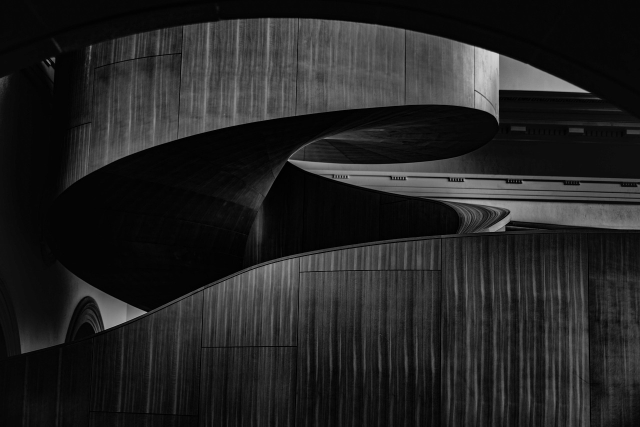
#> input picture _quellen/pixabay/hero-architektur-schwarz-weiss.jpg, 1280 x 854 px (shown at 1/2 size)
$ python bilder-konvertieren.py
#> lines starting #> are read from the running program, lines starting #| are printed output that depends on the picture
"""Wandelt die Pixabay-Originale aus _quellen/pixabay/ in WebP (480/960/1280 px) um,
färbt das JG-Logo einfarbig (schwarz/weiß) und erzeugt das OG-Bild (1200x630).

Werkzeug für die lokale Entwicklung, kein Teil der Website.
Aufruf im Projektordner:  python _quellen/bilder-konvertieren.py
Schreibt die Maße nach _quellen/bildmasse.json (für width/height im HTML).
"""
import json
from pathlib import Path

from PIL import Image, ImageOps

ROOT = Path(__file__).resolve().parent.parent
SRC = ROOT / "_quellen" / "pixabay"
OUT = ROOT / "assets" / "img"
WIDTHS = (480, 960, 1280)
QUALITY = 74
SCHWARZWEISS = {"hero-architektur-schwarz-weiss", "glasarchitektur-perspektive", "glasfassade-linien"}

OUT.mkdir(parents=True, exist_ok=True)
masse = {}

for src in sorted(SRC.glob("*.jpg")):
    with Image.open(src) as im:
#> im is the input picture: PIL image 1280x854 RGB; min 0, max 217, mean 35.3
        im = ImageOps.exif_transpose(im).convert("RGB")
        if src.stem in SCHWARZWEISS:
            im = ImageOps.grayscale(im).convert("RGB")
        masse[src.stem] = {}
        for w in sorted({min(w, im.width) for w in WIDTHS}):
            h = round(im.height * w / im.width)
            ziel = OUT / f"{src.stem}-{w}.webp"
            im.resize((w, h), Image.LANCZOS).save(ziel, "WEBP", quality=QUALITY, method=6)
            masse[src.stem][w] = [w, h]
            print(f"{ziel.name:50} {w}x{h}  {ziel.stat().st_size // 1024} KB")
#> this loop made 3 passes
#> pass 1, `im.resize((w, h), Image.LANCZOS).save(ziel, "WEBP", quality=QUALITY, m..`:
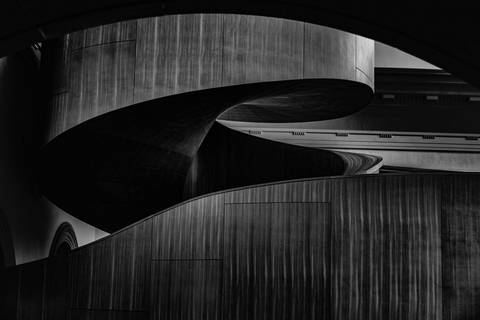
#> saved as hero-architektur-schwarz-weiss-480.webp: PIL image 480x320 RGB; min 0, max 217, mean 35.3
#> after the loop, masse = 1 item

# Referenzen: echte Screenshots der Kundenseiten (aus "JG marketing"), liegen in _quellen/referenzen/
#   Desktop: 16:10 (1280/640 px)   Handy: 4:5 vom oberen Seitenrand (780/480 px)
REF = ROOT / "assets" / "referenzen"
QUELLE_REF = ROOT / "_quellen" / "referenzen"
for name in ("lennerts", "monsieur", "pb-malwerk"):
    with Image.open(QUELLE_REF / f"{name}-desk.png") as im:
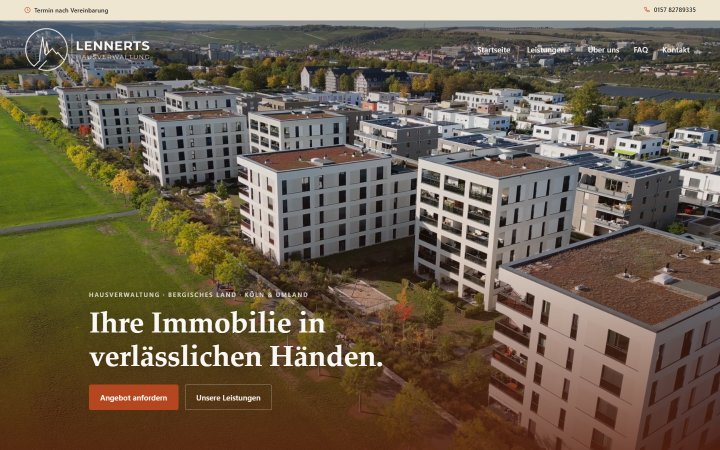
#> input picture _quellen/referenzen/lennerts-desk.png, 1440 x 900 px (shown at 1/2 size)
#> im is the input picture: PIL image 1440x900 RGB; mean R, G, B 108.2, 95.7, 76.7
        im = ImageOps.fit(im.convert("RGB"), (1440, 900), Image.LANCZOS, centering=(0.5, 0))
        masse["ref-" + name] = {}
        for w in (640, 1280):
            h = w * 10 // 16
            ziel = REF / f"ref-{name}-{w}.webp"
            im.resize((w, h), Image.LANCZOS).save(ziel, "WEBP", quality=78, method=6)
            masse["ref-" + name][w] = [w, h]
#> (the run stopped early here; a loop or call above may not have finished)
